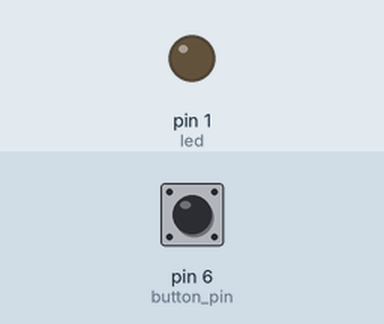
Simulated run of this program. Board: MicroPython board. Shown: output pins drawn as LEDs (lit = HIGH). The test bench sets the inputs (shaded band); at power-on: pin 6 (button_pin) HIGH.

Above: at 1.2 s.
1.3 s: pin 6 (button_pin) pulled LOW for 0.15 s
At 2.5 s:
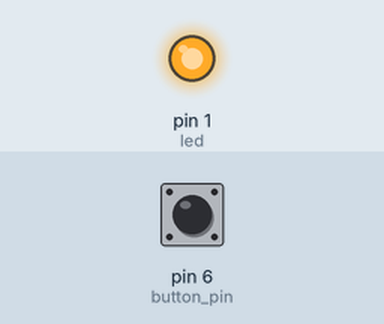
2.9 s: pin 6 (button_pin) pulled LOW for 1 s
At 4.0 s:
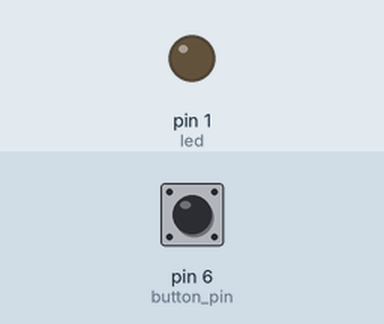
5.4 s: pin 6 (button_pin) pulled LOW for 3.2 s
At 5.9 s:
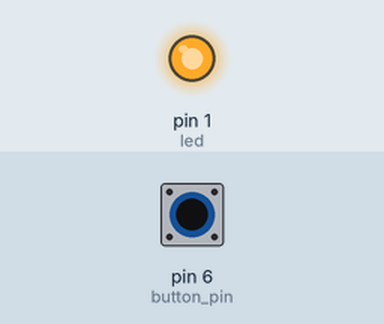
Timing chart, 0 to 8.4 s (numbered marks = the images above; inputs shaded):
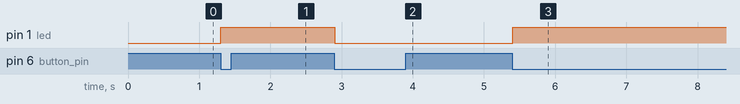

Measured:
- after the input at 1.3 s, pin 1 (led): LOW → HIGH at once
- after the input at 2.9 s, pin 1 (led): HIGH → LOW at once
- after the input at 5.4 s, pin 1 (led): LOW → HIGH at once

The program:

wokwi1.py
```python
from machine import Pin
import time

led = Pin(1, Pin.OUT)
button_pin = Pin(6, Pin.IN, Pin.PULL_UP)

while True:
    if (button_pin.value() == 0):

        if (led.value() == 0):
            led.value(1)
        else:
            led.value(0)

        while (button_pin.value() == 0):
            time.sleep(0.05)

    time.sleep(0.05)
```
